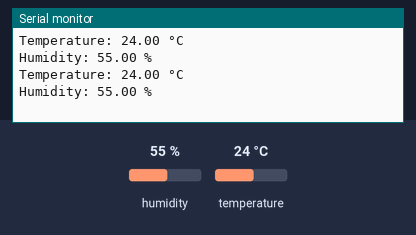
This sketch was run on a simulated Arduino Uno, built with avr-gcc and run on an emulated ATmega328P. Parts: the last lines printed to the serial monitor. The inputs (shaded band) are chosen by the test bench; at power-on: humidity 55 %, temperature 24 °C.

Above: at 2.8 s.
2.9 s: humidity set to 22 %
At 4.6 s:
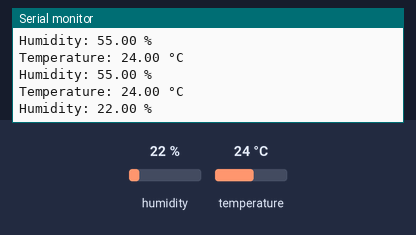
5.6 s: temperature set to 12 °C
At 7.6 s:
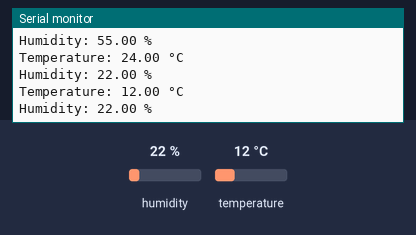
8.3 s: humidity set to 40 %
At 11.3 s:
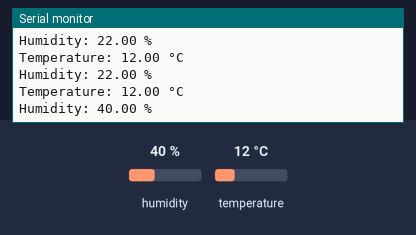
Timing chart, 0 to 12.8 s (numbered marks = the images above; inputs shaded):
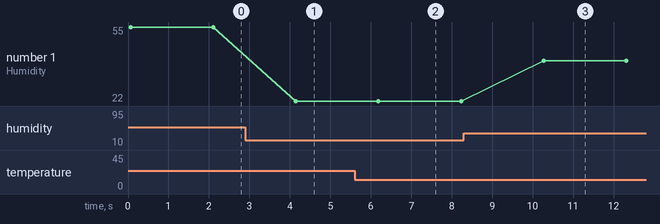

Measured:
- after the input at 2.9 s, the serial monitor: prints a new line after 1.2 s (image 1)
- after the input at 5.6 s, the serial monitor: prints a new line after 0.56 s (image 2)
- after the input at 8.3 s, the serial monitor: prints a new line after 2.0 s (image 3)
- plotted number 1: 55 → 22 after the input at 2.9 s, 22 → 40 after the input at 8.3 s

The sketch:

izmereniya.ino
```cpp
#include <HTU21D.h>

HTU21D myHumiditySensor;

void setup() {
  Serial.begin(9600);
  Wire.begin();

  if (!myHumiditySensor.begin()) {
    Serial.println("HTU21D not found");
    while (1);
  }
}

void loop() {
  float temperature = myHumiditySensor.getTemperature();
  float humidity = myHumiditySensor.getHumidity();

  Serial.print("Temperature: ");
  Serial.print(temperature);
  Serial.println(" °C");

  Serial.print("Humidity: ");
  Serial.print(humidity);
  Serial.println(" %");

  delay(2000);  // Задержка 2 секунды
}
```
